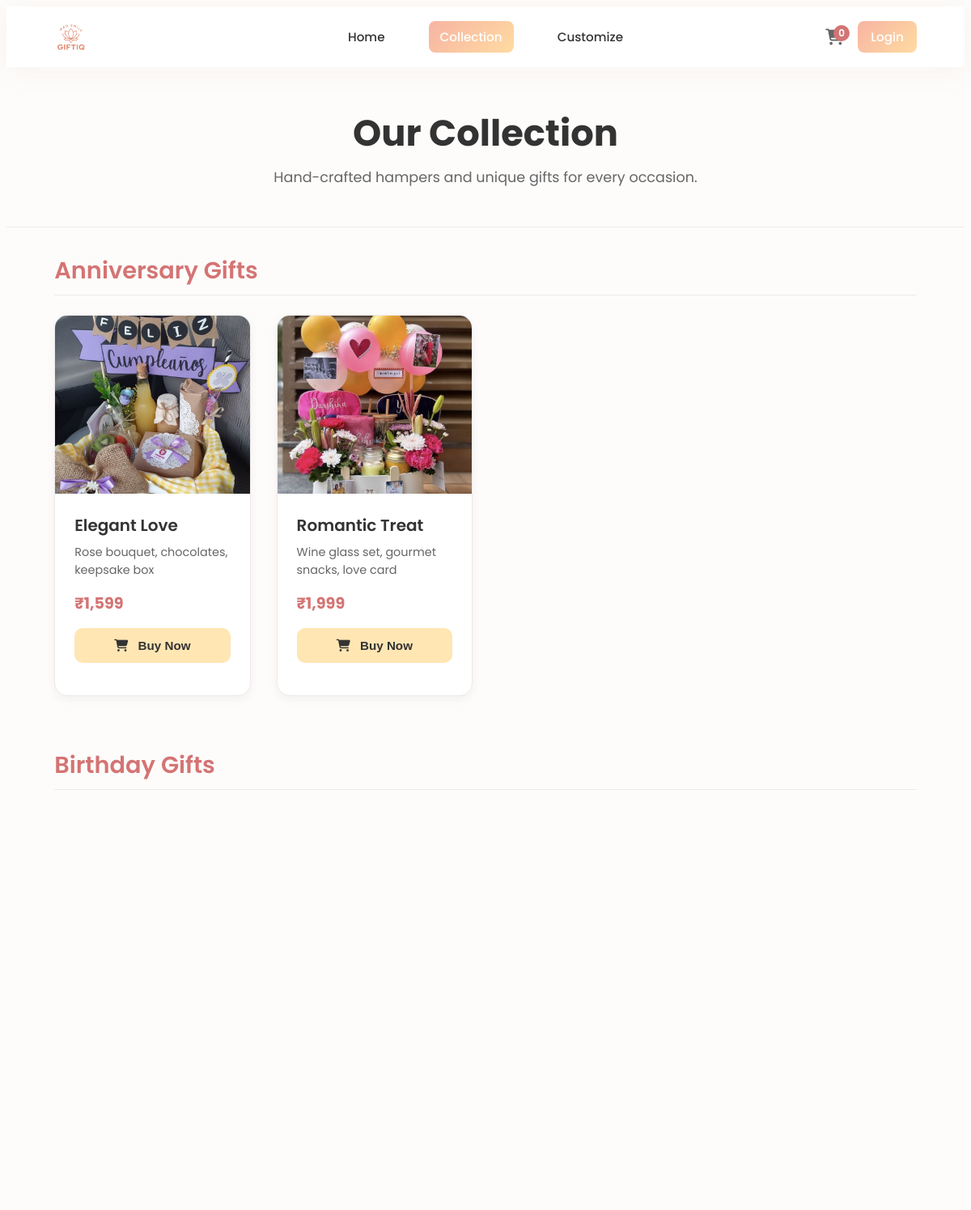
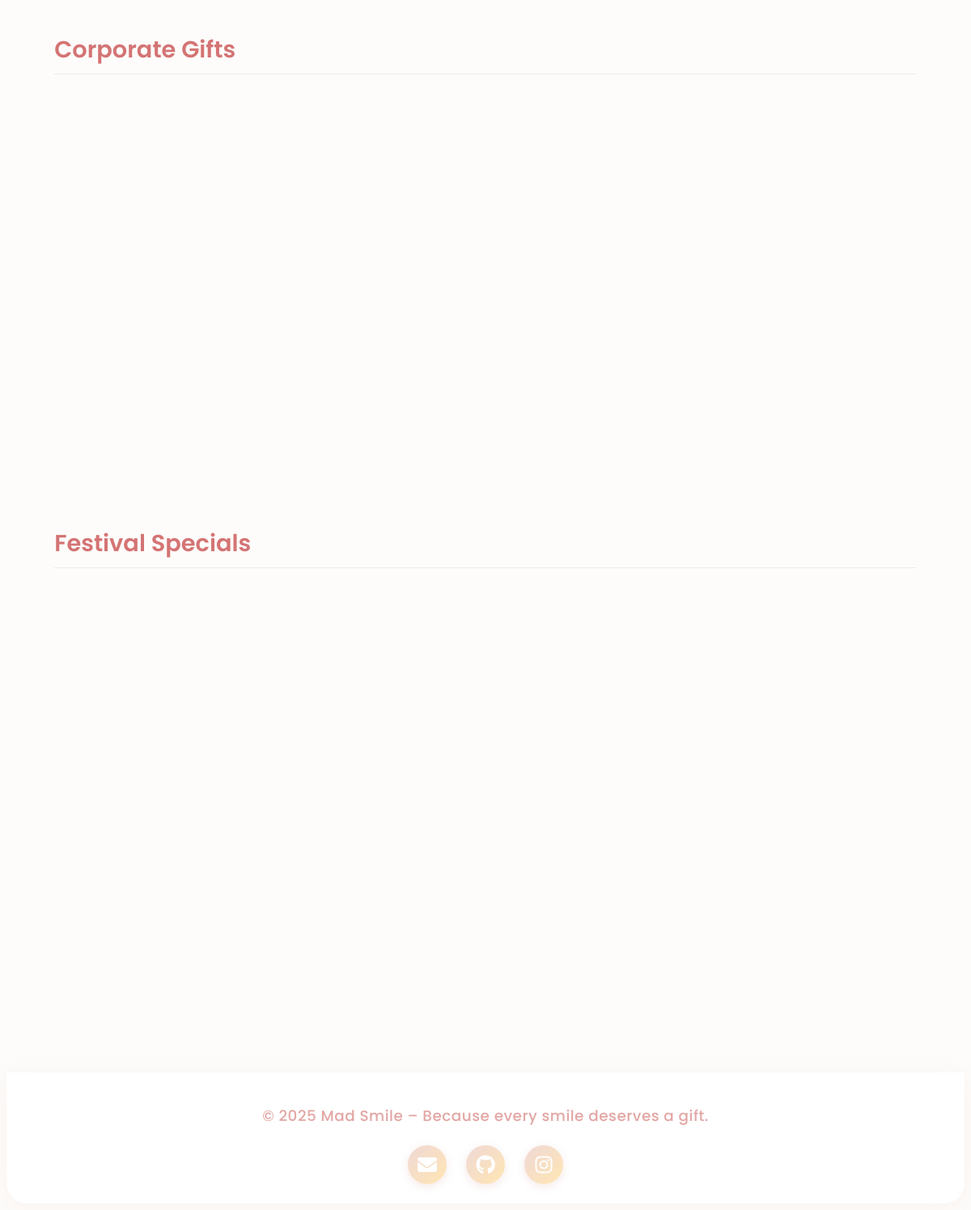
Before: /customer/collection.php with the older database file (2 pictures, top to bottom).
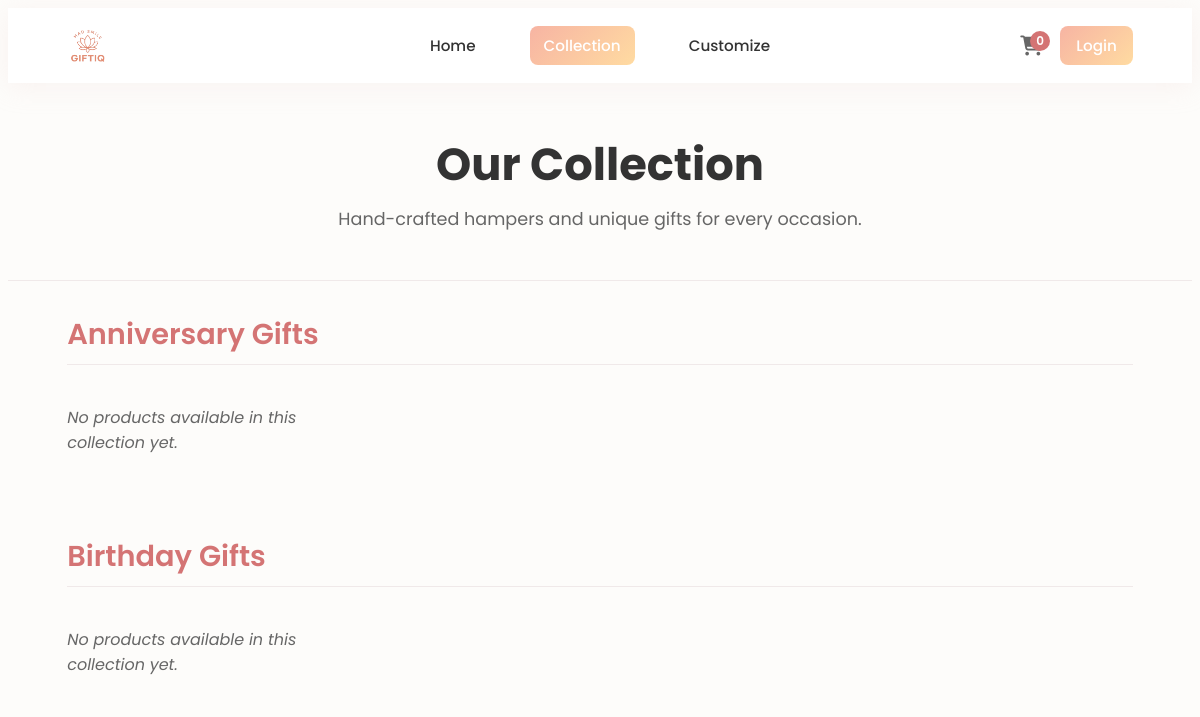
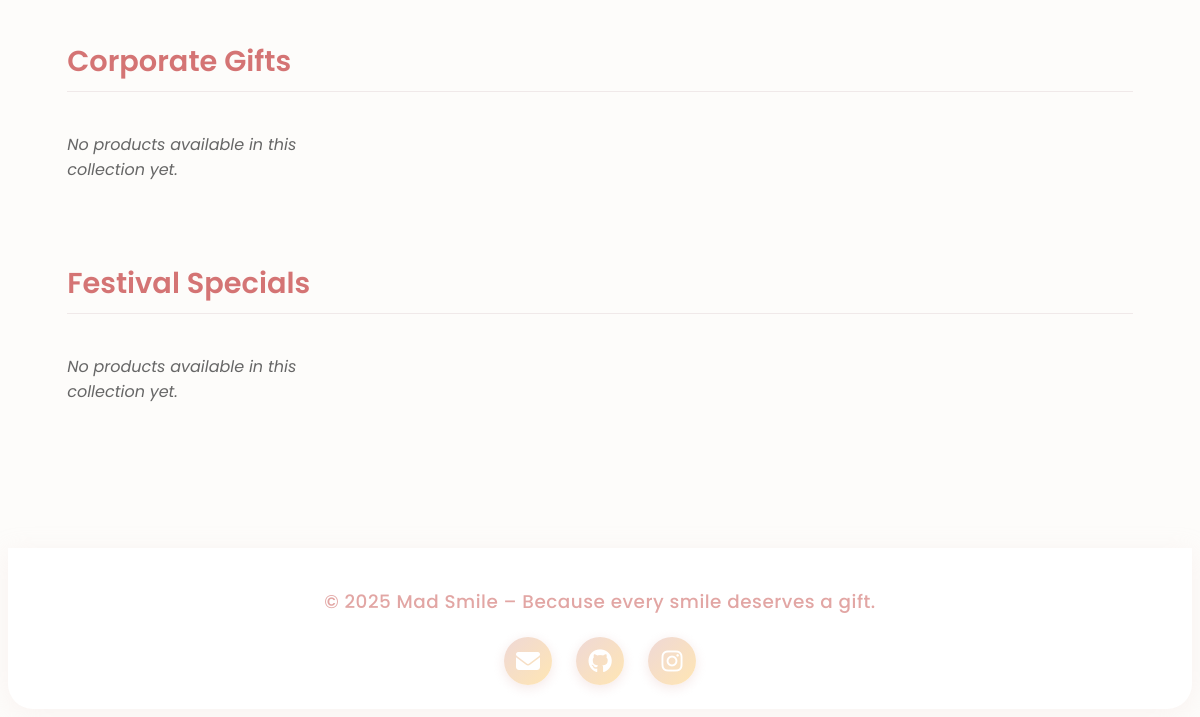
After: the same page with the newer database file (2 pictures, top to bottom).
### tables this page shows
CREATE TABLE `collections` (
  `id` int(11) NOT NULL,
  `name` varchar(100) NOT NULL
);

CREATE TABLE `products` (
  `id` int(11) NOT NULL,
  `name` varchar(255) NOT NULL,
  `price` decimal(10,2) NOT NULL,
  `description` text DEFAULT NULL,
  `image` varchar(255) DEFAULT NULL,
  `collection_id` int(11) DEFAULT NULL,
  `created_at` timestamp NOT NULL DEFAULT current_timestamp(),
  `type` enum('standard','custom','collection','chocolate','accessory','flower','addon') DEFAULT 'standard'
);

### customer/collection.php (the view, shortened to what this page needs)
<?php
include '../config.php';
$collections = $conn->query("SELECT * FROM collections ORDER BY name ASC");
include "header.php";
?>
<link rel="stylesheet" href="assets/collection.css" />
<link rel="stylesheet" href="https://cdnjs.cloudflare.com/ajax/libs/font-awesome/6.5.0/css/all.min.css" />
<main class="collection-main">
  <section class="collection-header">
    <h1>Our Collection</h1>
    <p>Hand-crafted hampers and unique gifts for every occasion.</p>
  </section>
  <?php if ($collections->num_rows > 0): ?>
    <?php while ($col = $collections->fetch_assoc()): ?>
      <section class="category-section">
        <h2><?= htmlspecialchars($col['name']); ?></h2>
        <div class="category-grid">
          <?php
          $products = $conn->query("SELECT * FROM products WHERE collection_id=".(int)$col['id']);
          if ($products->num_rows > 0):
            while ($row = $products->fetch_assoc()):
              $img = !empty($row['image']) && file_exists("../uploads/".$row['image'])
                  ? "../uploads/".$row['image']
                  : "assets/no-image.png";
          ?>
              <div class="card" data-scroll>
                <div class="card-image-container">
                  <img src="<?= $img; ?>" alt="<?= htmlspecialchars($row['name']); ?>">
                </div>
                <div class="card-content">
                  <h3><?= htmlspecialchars($row['name']); ?></h3>
                  <div class="details"><?= htmlspecialchars($row['description']); ?></div>
                  <p class="price">₹<?= number_format($row['price']); ?></p>
                  <form method="post" action="cart.php">
                    <button type="submit" name="add_to_cart" class="btn-primary">
                      <i class="fas fa-cart-shopping"></i> Buy Now
                    </button>
                  </form>
                </div>
              </div>
          <?php
            endwhile;
          else:
            echo "<p class='no-products'>No products available in this collection yet.</p>";
          endif;
          ?>
        </div>
      </section>
    <?php endwhile; ?>
  <?php else: ?>
      <p class='no-products'>No collections have been added yet.</p>
  <?php endif; ?>
</main>
<?php include 'footer.php'; ?>

Changed rows visible on the page:
removed products: image (picture), name "Elegant Love", description "Rose bouquet, chocolates, keepsake box", price "1,599", shown under collections "Anniversary Gifts"
removed products: image (picture), name "Romantic Treat", description "Wine glass set, gourmet snacks, love card", price "1,999", shown under collections "Anniversary Gifts"
shown differently, row unchanged: collections "Anniversary Gifts": now shows "No products available in this collection yet."
shown differently, row unchanged: collections "Birthday Gifts": now shows "No products available in this collection yet."
shown differently, row unchanged: collections "Corporate Gifts": now shows "No products available in this collection yet."
shown differently, row unchanged: collections "Festival Specials": now shows "No products available in this collection yet."
